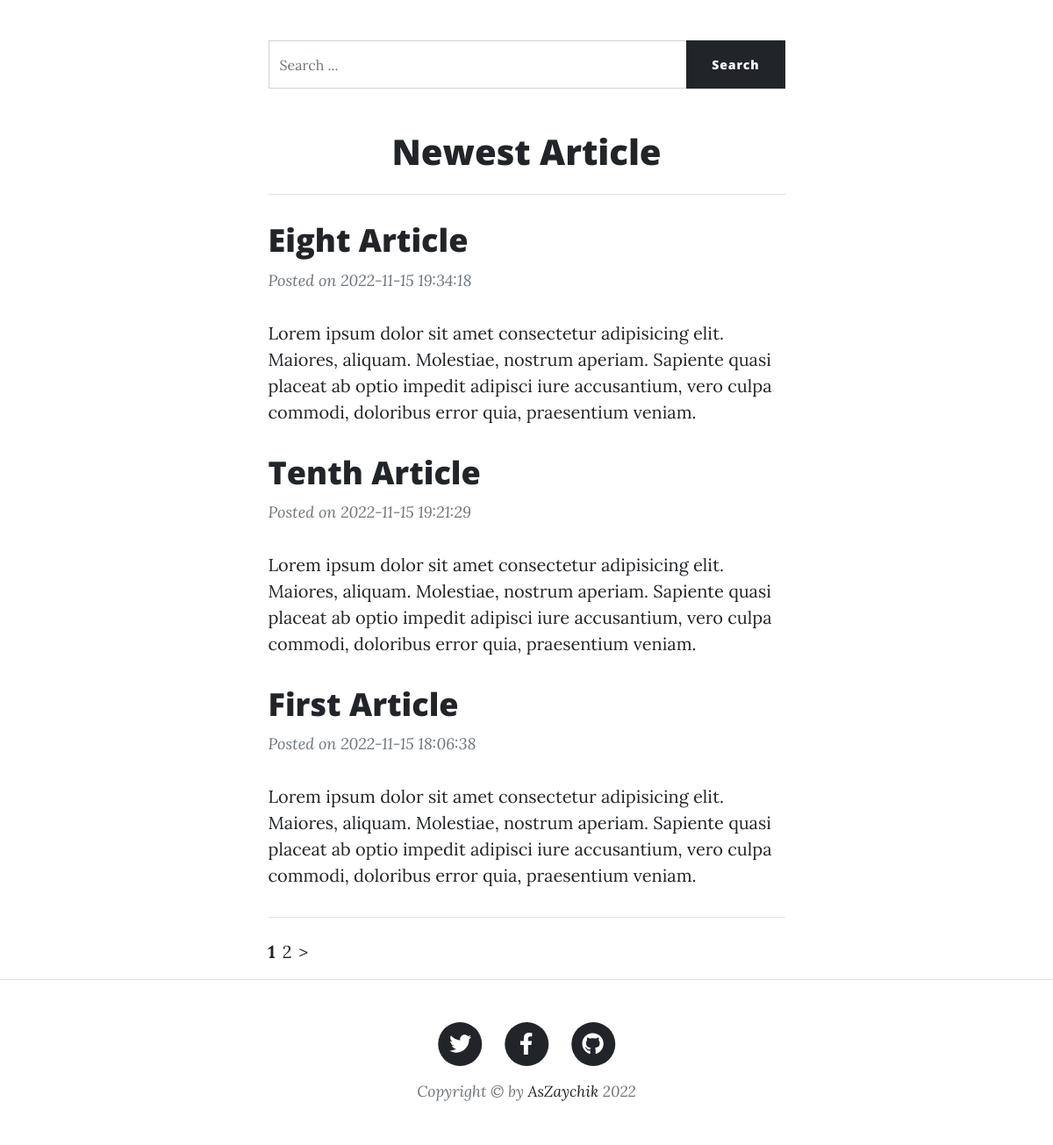
The app's page / (lower part), older data.
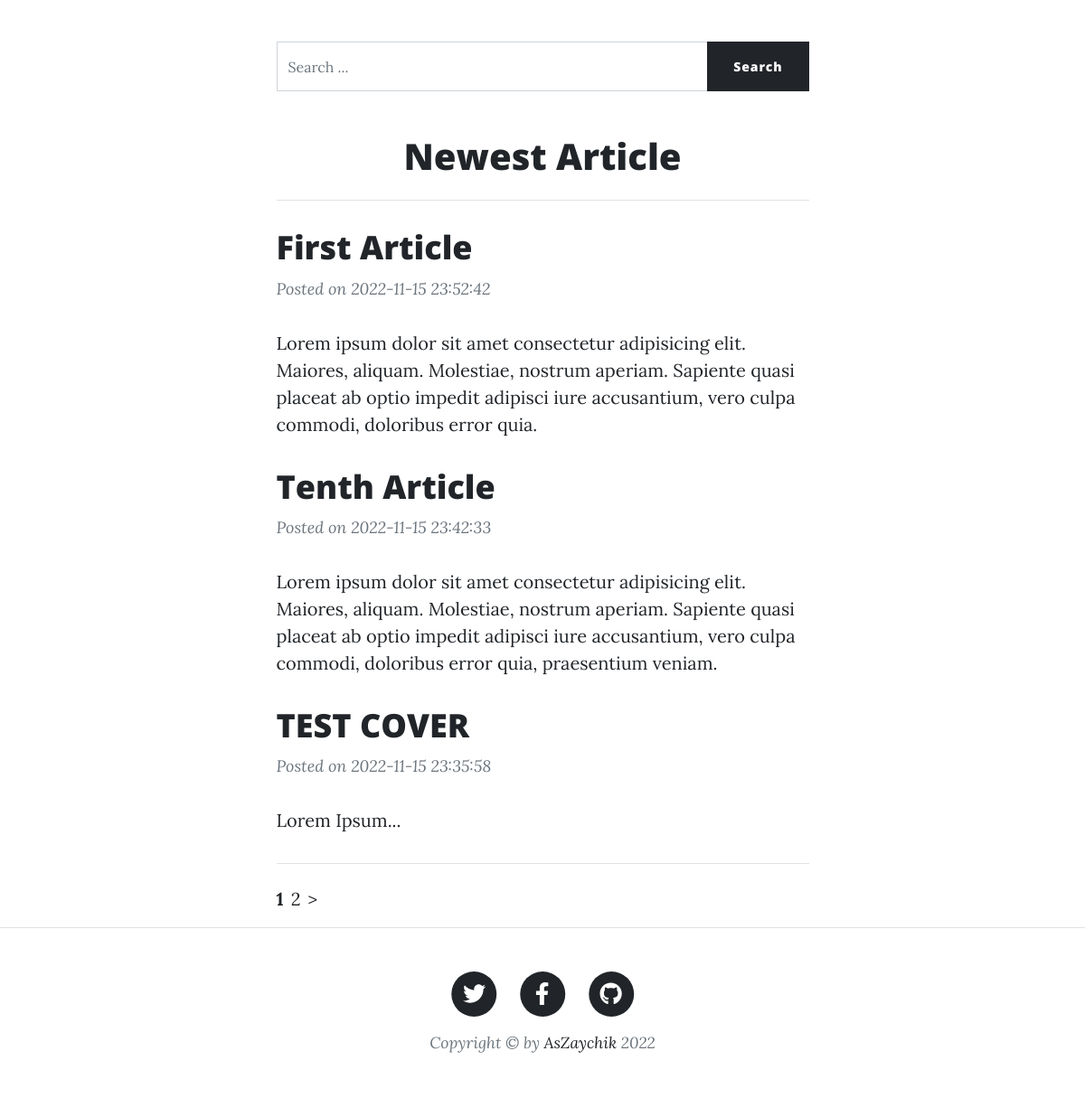
The same page, newer data.
### tables this page shows
CREATE TABLE `blog` (
  `id` int(11) NOT NULL,
  `title` varchar(255) NOT NULL,
  `content` text NOT NULL,
  `url` varchar(255) NOT NULL,
  `cover` varchar(255) NOT NULL,
  `date` timestamp NOT NULL DEFAULT current_timestamp() ON UPDATE current_timestamp()
);

### application/controllers/Blog.php (called while the page is built, shortened)
<?php
class Blog extends CI_Controller{
  public function __construct()
  {
    $this->load->model("BlogModel");
    $this->load->library('session');
  }
  public function index($offset = 0){
    $this->load->library('pagination');
    $config['base_url']     = site_url('blog/index');
    $config['total_rows']   = $this->BlogModel->getTotalBlog();
    $config['per_page']     = 3;
    $query = $this->BlogModel->getBlog($config['per_page'], $offset);
    $data['blogs'] = $query->result_array();
    $this->load->view('blog', $data);
  }
}
?>

### index.php (called while the page is built, shortened)
<?php
require_once BASEPATH.'core/CodeIgniter.php';

### application/config/config.php (called while the page is built, shortened)
<?php
$config['base_url'] = 'http://localhost/blog_ci3/';
$config['index_page'] = 'index.php';
$config['uri_protocol']	= 'REQUEST_URI';
$config['url_suffix'] = '';
$config['language']	= 'english';
$config['charset'] = 'UTF-8';
$config['enable_hooks'] = FALSE;
$config['subclass_prefix'] = 'MY_';
$config['composer_autoload'] = FALSE;
$config['permitted_uri_chars'] = 'a-z 0-9~%.:_\-';
$config['enable_query_strings'] = FALSE;
$config['controller_trigger'] = 'c';
$config['function_trigger'] = 'm';
$config['directory_trigger'] = 'd';
$config['allow_get_array'] = TRUE;
$config['log_threshold'] = 0;
$config['log_path'] = '';
$config['log_file_extension'] = '';
$config['log_file_permissions'] = 0644;
$config['log_date_format'] = 'Y-m-d H:i:s';
$config['error_views_path'] = '';
$config['cache_path'] = '';
$config['cache_query_string'] = FALSE;
$config['encryption_key'] = '';
$config['sess_driver'] = 'files';
$config['sess_cookie_name'] = 'ci_session';
$config['sess_samesite'] = 'Lax';
$config['sess_expiration'] = 7200;
$config['sess_save_path'] = NULL;
$config['sess_match_ip'] = FALSE;
$config['sess_time_to_update'] = 300;
$config['sess_regenerate_destroy'] = FALSE;
$config['cookie_prefix']	= '';
$config['cookie_domain']	= '';
$config['cookie_path']		= '/';
$config['cookie_secure']	= FALSE;
$config['cookie_httponly'] 	= FALSE;
$config['cookie_samesite'] 	= 'Lax';
$config['standardize_newlines'] = FALSE;
$config['global_xss_filtering'] = FALSE;
$config['csrf_protection'] = FALSE;
$config['csrf_token_name'] = 'csrf_test_name';
$config['csrf_cookie_name'] = 'csrf_cookie_name';
$config['csrf_expire'] = 7200;
$config['csrf_regenerate'] = TRUE;
$config['csrf_exclude_uris'] = array();
$config['compress_output'] = FALSE;
$config['time_reference'] = 'local';
$config['rewrite_short_tags'] = FALSE;
$config['proxy_ips'] = '';

### application/models/BlogModel.php (called while the page is built, shortened)
<?php
class BlogModel extends CI_Model{
  public function getBlog($limit, $offset)
  {
    $filter = $this->input->get("search");
    $this->db->like('title', $filter);
    $this->db->order_by("date", "desc");
    $this->db->limit($limit, $offset);
    return $this->db->get("blog");
  }
  public function getTotalBlog()
  {
    $filter = $this->input->get("search");
    $this->db->like('title', $filter);
    $this->db->order_by("date", "desc");
    return $this->db->count_all_results("blog");
  }
}
?>

### application/views/blog.php (the view, shortened to what this page needs)
<?php
$this->load->view('partials/header');
?>
        <div class="container px-4 px-lg-5">
            <div class="row gx-4 gx-lg-5 justify-content-center">
                <div class="col-md-10 col-lg-8 col-xl-7">
                <form action="" method="get" class="text-center mb-5">
                    <div class="input-group">
                        <input type="search" class="form-control" name="search" placeholder="Search ...">
                        <input type="submit" class="btn btn-dark" value="Search">
                    </div>
                </form>
                    <h1 class="text-center">
                    Newest Article
                    </h1>
                    <hr class="my-4">
                    <?php foreach ($blogs as $key => $blog){?>
                    <div class="post-preview">
                        <a href="<?= site_url("blog/detail/{$blog['url']}")?>">
                            <h2 class="post-title"><?= $blog['title'];?></h2>
                        </a>
                        <p class="post-meta">Posted on <?= $blog['date'];?>
                        </p>
                        <p><?= $blog['content'];?></p>
                    </div>
                    <?php } ?>
                    <hr class="my-4" />
                    <div class="d-flex gap-2 mb-3"><?= $this->pagination->create_links();?></div>
                </div>
            </div>
        </div>
<?php
$this->load->view('partials/footer');
?>

### application/views/partials/header.php (shortened to what this page needs)
<!DOCTYPE html>
<html lang="en">
    <head>
        <link href="<?= base_url();?>css/styles.css" rel="stylesheet" />
    </head>
    <body>

### application/views/partials/footer.php (shortened to what this page needs)
<footer class="border-top">
            <div class="container px-4 px-lg-5">
                <div class="row gx-4 gx-lg-5 justify-content-center">
                    <div class="col-md-10 col-lg-8 col-xl-7">
                        <ul class="list-inline text-center">
                            <li class="list-inline-item">
                                <a href="https://twitter.com/ZaychikAs">
                                    <span class="fa-stack fa-lg">
                                        <i class="fas fa-circle fa-stack-2x"></i>
                                        <i class="fab fa-twitter fa-stack-1x fa-inverse"></i>
                                    </span>
                                </a>
                            </li>
                            <li class="list-inline-item">
                                <a href="https://www.facebook.com/AsZaychik/">
                                    <span class="fa-stack fa-lg">
                                        <i class="fas fa-circle fa-stack-2x"></i>
                                        <i class="fab fa-facebook-f fa-stack-1x fa-inverse"></i>
                                    </span>
                                </a>
                            </li>
                            <li class="list-inline-item">
                                <a href="https://github.com/Aszaychik">
                                    <span class="fa-stack fa-lg">
                                        <i class="fas fa-circle fa-stack-2x"></i>
                                        <i class="fab fa-github fa-stack-1x fa-inverse"></i>
                                    </span>
                                </a>
                            </li>
                        </ul>
                        <div class="small text-center text-muted fst-italic">Copyright &copy; by <a href="">AsZaychik</a> 2022</div>
                    </div>
                </div>
            </div>
        </footer>
    </body>
</html>

Row changes from the older to the newer data that the page shows:
no longer on this page (row unchanged): blog: title "Eight Article", date "2022-11-15 19:34:18", content "Lorem ipsum dolor sit amet consectetur adipisicing elit. Maiores, aliquam. Molestiae, nostrum aperiam. Sapiente quasi placeat ab optio impedit adipisci iure accusantium, vero culpa commodi, doloribus error quia, praesentium veniam."
changed blog "First Article": date "2022-11-15 18:06:38" → "2022-11-15 23:52:42"; content "…culpa commodi, doloribus error quia, praesentium veniam." → "…culpa commodi, doloribus error quia."; moves up the list
changed blog "Tenth Article": date "2022-11-15 19:21:29" → "2022-11-15 23:42:33"
added blog: title "TEST COVER", date "2022-11-15 23:35:58", content "Lorem Ipsum..."
